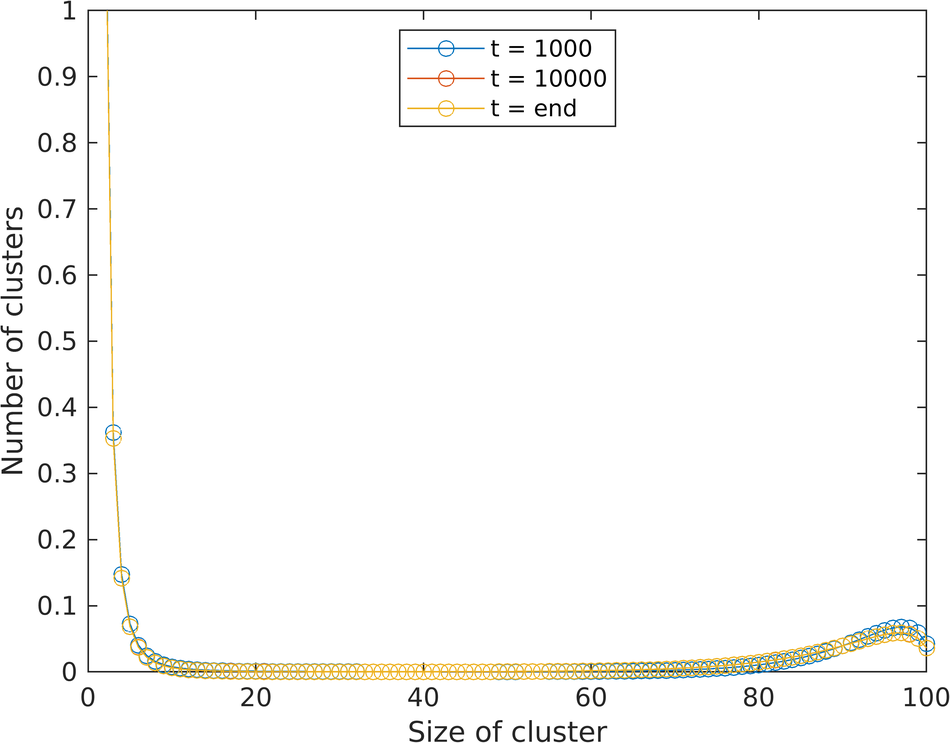
#> input picture homogeneous/coag_and_shed/b_0.1_q_0.1.png, 950 x 743 px, shrunk from 3074 x 2403 before the run, found by its file name
$ python parameter_sweep_plot.py
#> lines starting #> are read from the running program, lines starting #| are printed output that depends on the picture
import scipy.io
import numpy as np
import matplotlib.pyplot as plt
import matplotlib.image as mpimg

import glob
import contextlib
from PIL import Image

mat_contents_norms = scipy.io.loadmat('array_norms_0.01.mat',  mdict=None, appendmat=True)
#> (reads homogeneous/array_norms_0.01.mat from the repository)
mat_contents_t = scipy.io.loadmat('array_t_0.01.mat', mdict=None, appendmat=True)
#> (reads homogeneous/array_t_0.01.mat from the repository)

n_array_1 = mat_contents_norms['derivative_l2_norm']
t_array_1 = mat_contents_t['t']
print(np.shape(n_array_1))
print(np.shape(t_array_1))
#t_array_1 = t_array_1[ : -1]
print(np.shape(t_array_1))

# [6 lines of commented-out code are left out]


mat_contents_norms = scipy.io.loadmat('array_norms_0.001.mat',  mdict=None, appendmat=True)
#> (reads homogeneous/array_norms_0.001.mat from the repository)
mat_contents_t = scipy.io.loadmat('array_t_0.001.mat', mdict=None, appendmat=True)
#> (reads homogeneous/array_t_0.001.mat from the repository)

n_array_2 = mat_contents_norms['derivative_l2_norm']
t_array_2 = mat_contents_t['t']
print(np.shape(n_array_2))
print(np.shape(t_array_2))
#t_array_2 = t_array_2[ : -1]
print(np.shape(t_array_2))

# [6 lines of commented-out code are left out]


mat_contents_norms = scipy.io.loadmat('array_norms_0.0001.mat',  mdict=None, appendmat=True)
mat_contents_t = scipy.io.loadmat('array_t_0.0001.mat', mdict=None, appendmat=True)

n_array_3 = mat_contents_norms['derivative_l2_norm']
t_array_3 = mat_contents_t['t']
print(np.shape(n_array_3))
print(np.shape(t_array_3))
#t_array_3 = t_array_3[ : -1]
print(np.shape(t_array_3))

# [12 lines of commented-out code are left out]
print(np.shape(t_array_3))
# print(t_array_3)
plt.plot(t_array_1, n_array_1)
plt.plot(t_array_2, n_array_2)
plt.plot(t_array_3, n_array_3)
plt.yscale('log')
plt.legend(['b = 0.01', 'b = 0.001', 'b=0.0001'])
plt.show()
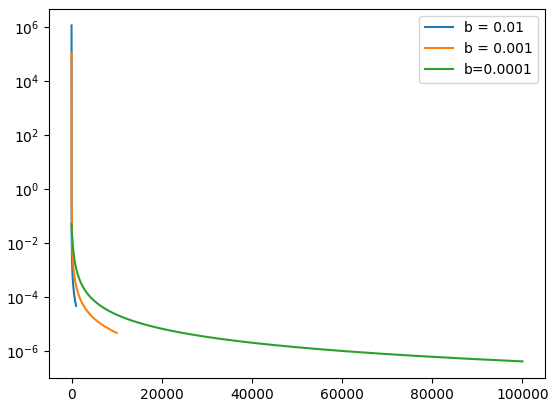
#> figure drawn by matplotlib, 1 panel; curve peaks at x = 0, y = 1118034; curve peaks at x = 0, y = 111803.4; curve peaks at x = 0, y = 0.0499


img1 = mpimg.imread('coag_and_shed/diffusion_kernel/b_0.1_q_0.1.png')
#> img1 is the input picture: shape (743, 950, 3) float32; mean R, G, B 0.98, 0.979, 0.974
img2 = mpimg.imread('coag_and_shed/diffusion_kernel/b_0.1_q_0.01.png')
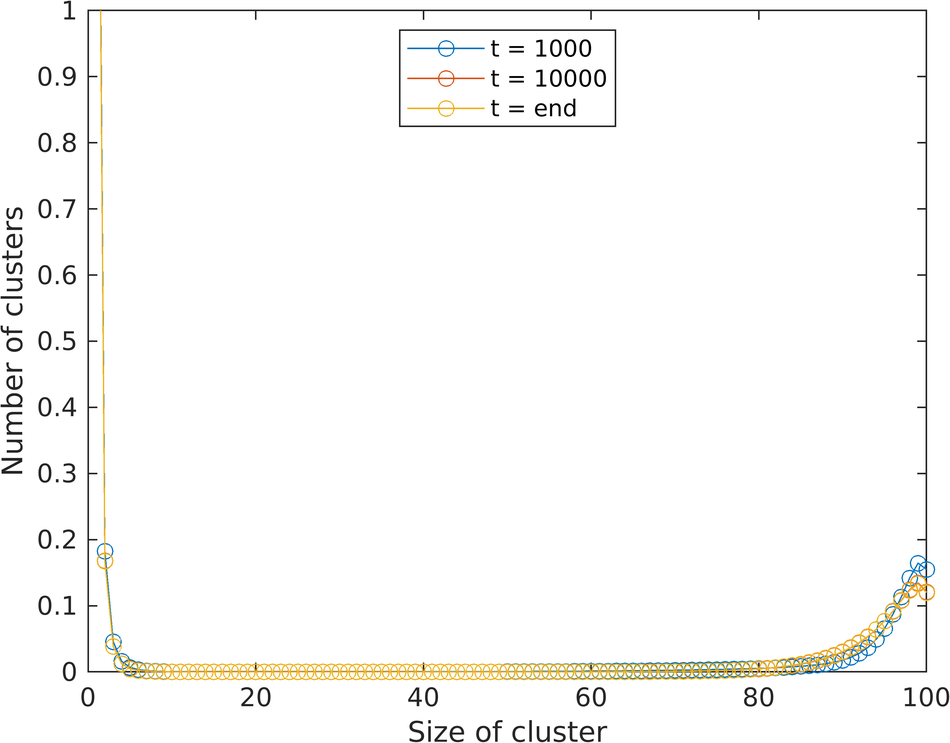
#> input picture homogeneous/coag_and_shed/b_0.1_q_0.01.png, 950 x 743 px, shrunk from 3074 x 2403 before the run, found by its file name
#> img2 is the input picture: shape (743, 950, 3) float32; mean R, G, B 0.98, 0.979, 0.974
#> (the run stopped early here; a loop or call above may not have finished)
